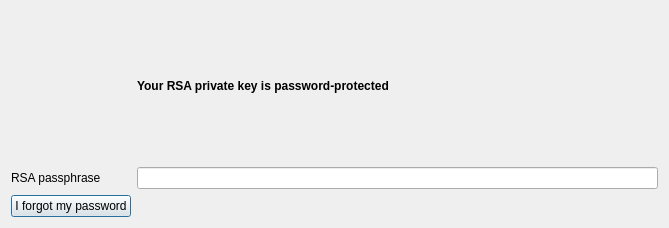
<?xml version="1.0" encoding="UTF-8"?>
<ui version="4.0">
 <class>PasswordPrompt</class>
 <widget class="QDialog" name="PasswordPrompt">
  <property name="geometry">
   <rect>
    <x>0</x>
    <y>0</y>
    <width>669</width>
    <height>228</height>
   </rect>
  </property>
  <property name="windowTitle">
   <string>IPID password prompt</string>
  </property>
  <layout class="QGridLayout" name="gridLayout_2">
   <item row="0" column="0">
    <layout class="QGridLayout" name="gridLayout">
     <item row="1" column="1">
      <widget class="QLineEdit" name="password"/>
     </item>
     <item row="0" column="1">
      <widget class="QLabel" name="label_2">
       <property name="font">
        <font>
         <weight>75</weight>
         <bold>true</bold>
        </font>
       </property>
       <property name="text">
        <string>Your RSA private key is password-protected</string>
       </property>
      </widget>
     </item>
     <item row="1" column="0">
      <widget class="QLabel" name="label">
       <property name="text">
        <string>RSA passphrase</string>
       </property>
      </widget>
     </item>
     <item row="2" column="0">
      <widget class="QPushButton" name="forgotPwdButton">
       <property name="text">
        <string>I forgot my password</string>
       </property>
      </widget>
     </item>
    </layout>
   </item>
  </layout>
 </widget>
 <resources>
  <include location="galacteek.qrc"/>
 </resources>
 <connections/>
</ui>
